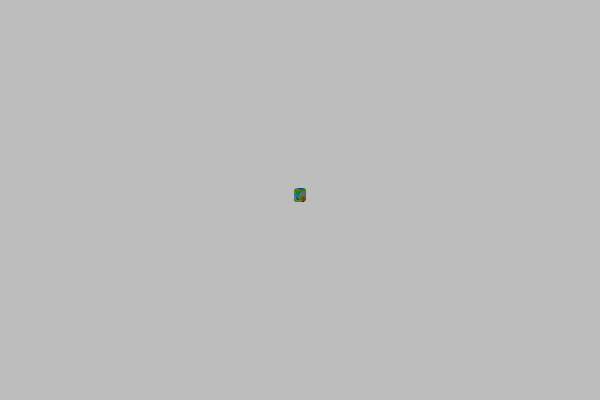
Frame 1 (no input)
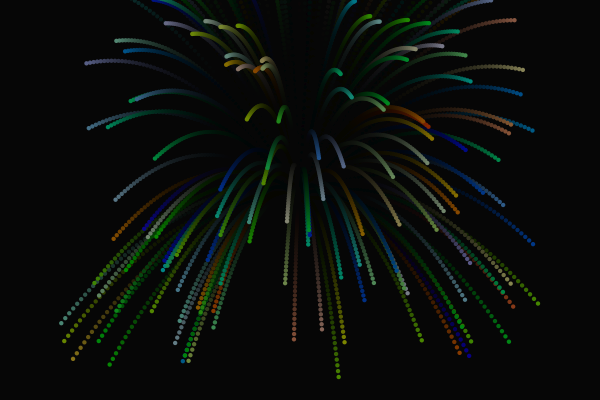
Frame 60 (the mouse pressed at the canvas centre just before this capture)
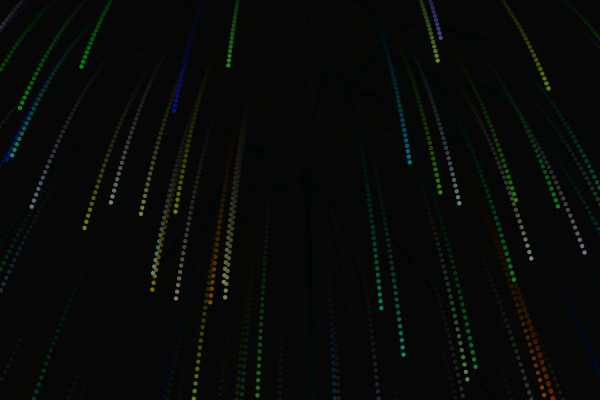
Frame 120 (the mouse held since frame 60 and released just before this capture)

The Processing sketch that drew these frames (run headless with seeded random() and noise(); from frame 60 on, the mouse is pressed at the canvas centre):

// Processing sketch: hanabi
// ── hanabi.pde
class Hanabi {
        float x, y;
        float vx, vy;
        float r;
        float gravity = 0.1;
        Hanabi(int x, int y, float vx, float vy, float r) {
                this.x = x;
                this.y = y;
                this.vx = vx;
                this.vy = vy;
                this.r = r;
        }
        void update() {
                vy = vy + gravity;
                y += vy;
                x += vx;
        }
        void display() {
                ellipse(x, y, r*2, r*2);
        }
}

class HanabiExtend extends Hanabi {
        float friction = 0.99;
        color col; 
        HanabiExtend(int x, int y, float vx, float vy, float r, float friction, color col) {
                super(x, y, vx, vy, r);
                this.friction = friction;
                this.col = col;
        } 
        
        void display() {
                fill(col);
                super.display(); 
        }
}

int num = 200;
HanabiExtend[] p = new HanabiExtend[num];
float r = 1.2;
void setup() {
        size(600, 400);
        colorMode(HSB,360,100,190,130);
        noStroke();
        smooth();
        for (int i = 0; i < p.length; i++) {
                float velX = random(-4, 4);
                float velY = random(-10, 0);
                color col = color(random(15,250),random(10,180),100); 
                p[i] = new HanabiExtend(width / 2, height / 2, velX, velY, 2.2, 0.9999, col);
        }
}
void draw() {
        fill(0, 10);
        rect(0, 0, width, height);
        fill(255);
        for (int i = 0; i < p.length; i++) {
                p[i].update();
                p[i].display();
        }
}
